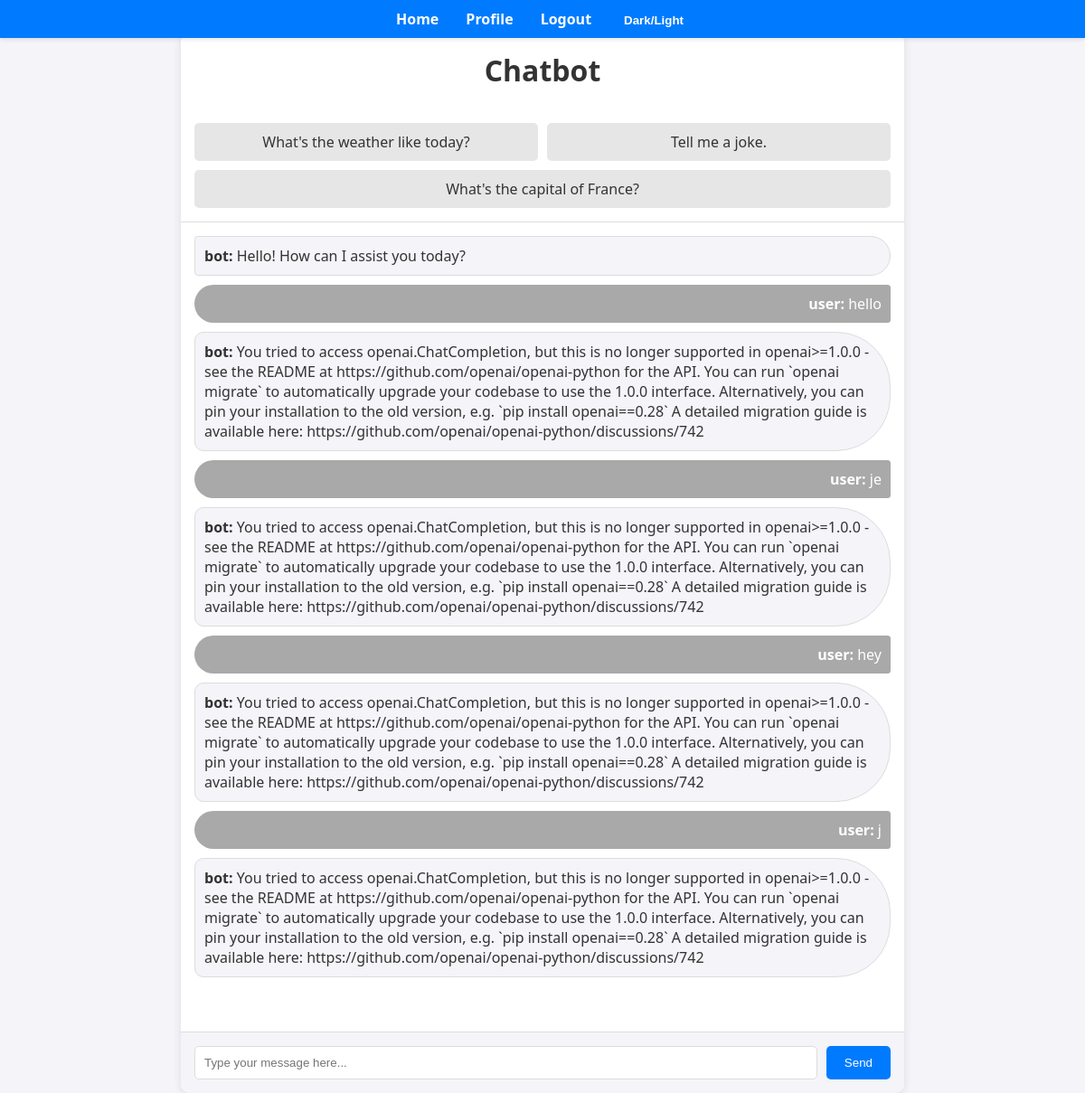
Screenshot of / (signed in) with the database file from the repository.
### chatbot/models.py (models this page shows, shortened)
class Message(models.Model):
    user = models.ForeignKey(User, on_delete=models.CASCADE)
    message = models.TextField()
    sender = models.CharField(max_length=10)  # 'user' or 'bot'
    timestamp = models.DateTimeField(auto_now_add=True)

### chatbot/views.py (the view)
# urls.py: path('', include("chatbot.urls")),
@login_required
def chatbot(request):
    if request.method == 'POST':
        message = request.POST.get('message')
        user = request.user
        Message.objects.create(user=user, message=message, sender='user')
        response_text = ask_openai(message)
        Message.objects.create(user=user, message=response_text, sender='bot')
        return JsonResponse({'message': message, 'response': response_text})
    else:
        messages = Message.objects.filter(user=request.user).order_by('timestamp')
        return render(request, 'chatbot/chatbot.html', {'messages': messages})

### chatbot/templates/chatbot/chatbot.html (shortened to what this page needs)
{% extends 'chatbot/base.html' %}
{% block content %}
<div id="chat-container">
    <h1>Chatbot</h1>
    <div id="sample-prompts">
        <div class="prompt">What's the weather like today?</div>
        <div class="prompt">Tell me a joke.</div>
        <div class="prompt">What's the capital of France?</div>
    </div>
    <div id="chat-history">
        <div class="message bot"><strong>bot:</strong> Hello! How can I assist you today?</div>
        {% for message in messages %}
            <div class="message {{ message.sender }}">
                <strong>{{ message.sender }}:</strong> {{ message.message }}
            </div>
        {% endfor %}
    </div>
    <form id="chat-form" method="post" action="{% url 'chatbot' %}">
        <input type="text" name="message" id="message-input" placeholder="Type your message here..." required>
        <button type="submit">Send</button>
    </form>
</div>
{% endblock %}

### chatbot/static/chatbot/styles.css (style rules this page uses)
body { font-family: 'Segoe UI', Tahoma, Geneva, Verdana, sans-serif; background-color: #f4f4f9; color: #333; margin: 0; padding: 0; display: flex; justify-content: center; align-items: center; height: 100vh; }
#chat-container { width: 90%; max-width: 800px; background-color: #fff; border-radius: 10px; box-shadow: 0 2px 10px rgba(0, 0, 0, 0.1); overflow: hidden; display: flex; flex-direction: column; margin-top: 70px; height: 100vh; }
#chat-container h1 { display: flex; align-items: center; justify-content: center; }
#sample-prompts { padding: 15px; border-bottom: 1px solid #ddd; display: flex; flex-wrap: wrap; gap: 10px; }
.prompt { padding: 10px; background-color: #e6e6e6; border-radius: 5px; cursor: pointer; flex: 1 1 calc(33.333% - 20px); text-align: center; }
#chat-history { flex: 1; padding: 15px; overflow-y: auto; border-bottom: 1px solid #ddd; }
.message { margin-bottom: 10px; padding: 10px; border-radius: 10px; }
.message.user { text-align: right; background-color: darkgrey; color: #fff; align-self: flex-end; padding-left:40px; border-bottom-left-radius: 60px; border-top-left-radius: 60px; }
.message.bot { text-align: left; background-color: #f4f4f9; border: 1px solid #ddd; border-top-right-radius: 60px; border-bottom-right-radius: 60px; }
#chat-form { display: flex; padding: 15px; background-color: #f4f4f9; }
#message-input { flex: 1; padding: 10px; border: 1px solid #ddd; border-radius: 5px; margin-right: 10px; }
#chat-form button { padding: 10px 20px; background-color: #007bff; color: #fff; border: none; border-radius: 5px; cursor: pointer; }

### rows the page displays
Message: sender "user", message "hello"
Message: sender "bot", message "You tried to access openai.ChatCompletion, but this is no longer supported in openai>=1.0.0 - see the README at https://github.com/openai/openai-python for the API. You can run `openai migrate` to automatically upgrade your codebase to use the 1.0.0 interface. Alternatively, you can pin your installation to the old version, e.g. `pip install openai==0.28` A detailed migration guide is available here: https://github.com/openai/openai-python/discussions/742"
Message: sender "user", message "je"
Message: sender "bot", message "You tried to access openai.ChatCompletion, but this is no longer supported in openai>=1.0.0 - see the README at https://github.com/openai/openai-python for the API. You can run `openai migrate` to automatically upgrade your codebase to use the 1.0.0 interface. Alternatively, you can pin your installation to the old version, e.g. `pip install openai==0.28` A detailed migration guide is available here: https://github.com/openai/openai-python/discussions/742"
Message: sender "user", message "hey"
Message: sender "bot", message "You tried to access openai.ChatCompletion, but this is no longer supported in openai>=1.0.0 - see the README at https://github.com/openai/openai-python for the API. You can run `openai migrate` to automatically upgrade your codebase to use the 1.0.0 interface. Alternatively, you can pin your installation to the old version, e.g. `pip install openai==0.28` A detailed migration guide is available here: https://github.com/openai/openai-python/discussions/742"
Message: sender "user", message "j"
Message: sender "bot", message "You tried to access openai.ChatCompletion, but this is no longer supported in openai>=1.0.0 - see the README at https://github.com/openai/openai-python for the API. You can run `openai migrate` to automatically upgrade your codebase to use the 1.0.0 interface. Alternatively, you can pin your installation to the old version, e.g. `pip install openai==0.28` A detailed migration guide is available here: https://github.com/openai/openai-python/discussions/742"
